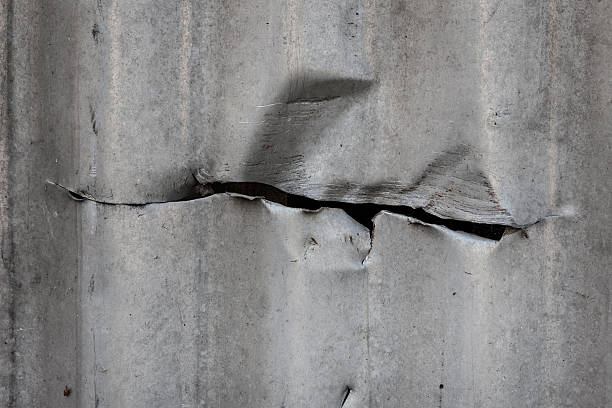
#> input picture HCLTech Hands-on + Assignments/Assignment-1/global, adaptive, and Otsu/img.jpg, 612 x 408 px
$ python globaladaptiveOtsu.py
#> lines starting #> are read from the running program, lines starting #| are printed output that depends on the picture; after the words box and inside, x2 and y2 are one past the last pixel; in counts of white or black regions, pixels touching at a corner belong together
import cv2
import matplotlib.pyplot as plt

img = cv2.imread("img.jpg", cv2.IMREAD_GRAYSCALE)
#> img: shape (408, 612); min 0, max 252, mean 134.2

_, global_thresh = cv2.threshold(img, 127, 255, cv2.THRESH_BINARY)
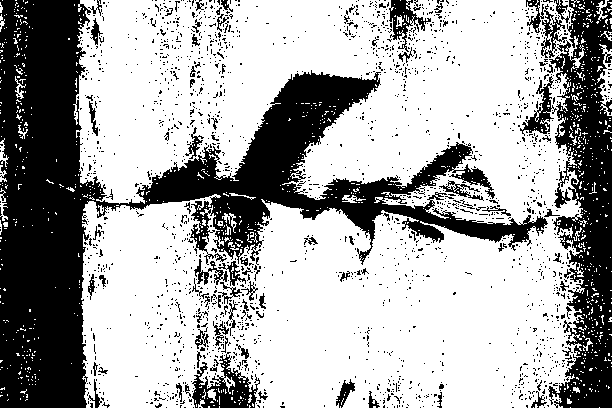
#> global_thresh: shape (408, 612); 66.2% white; 1987 black regions (1900 under 20 px), largest, box (x1, y1, x2, y2) and area: (0, 0, 548, 408) 54834, (548, 0, 612, 408) 15698, (192, 352, 260, 408) 1650


_, otsu_thresh = cv2.threshold(img, 0, 255, cv2.THRESH_BINARY + cv2.THRESH_OTSU)
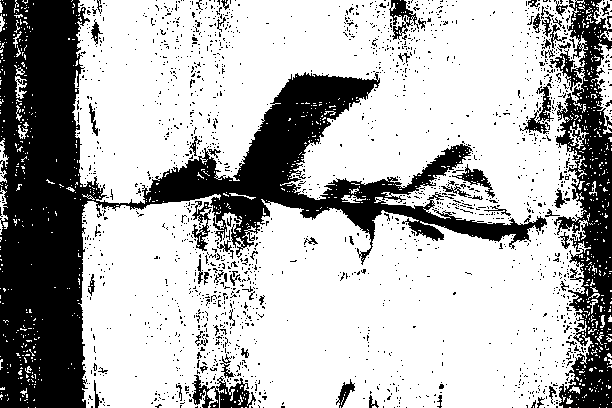
#> otsu_thresh: shape (408, 612); 70% white; 1871 black regions (1797 under 20 px), largest, box (x1, y1, x2, y2) and area: (0, 0, 547, 408) 50913, (550, 0, 612, 408) 12497, (192, 375, 256, 408) 1007


adaptive_mean = cv2.adaptiveThreshold(img, 255, cv2.ADAPTIVE_THRESH_MEAN_C,
                                      cv2.THRESH_BINARY, blockSize=25, C=10)
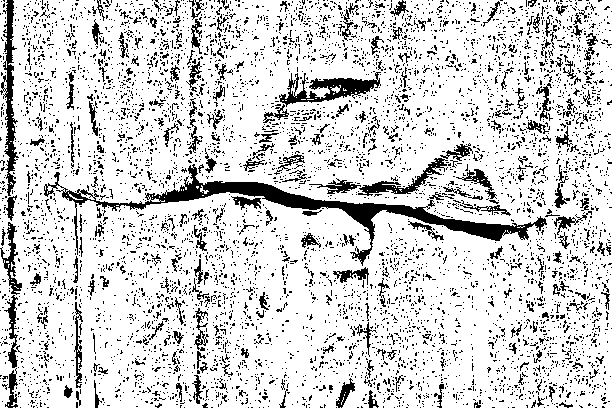
#> adaptive_mean: shape (408, 612); 82.7% white; black in thin lines or dots

adaptive_gauss = cv2.adaptiveThreshold(img, 255, cv2.ADAPTIVE_THRESH_GAUSSIAN_C,
                                       cv2.THRESH_BINARY, blockSize=25, C=10)
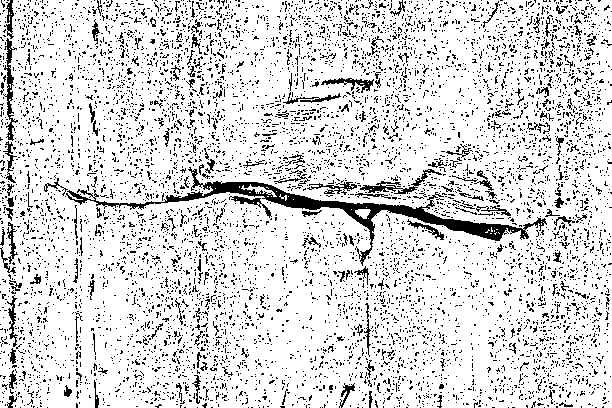
#> adaptive_gauss: shape (408, 612); 85.4% white; black in thin lines or dots


plt.figure(figsize=(12,8))

plt.subplot(2,3,1), plt.imshow(img, cmap='gray'), plt.title("Original"), plt.axis("off")
plt.subplot(2,3,2), plt.imshow(global_thresh, cmap='gray'), plt.title("Global (T=127)"), plt.axis("off")
plt.subplot(2,3,3), plt.imshow(otsu_thresh, cmap='gray'), plt.title("Otsu Threshold"), plt.axis("off")
plt.subplot(2,3,4), plt.imshow(adaptive_mean, cmap='gray'), plt.title("Adaptive Mean"), plt.axis("off")
plt.subplot(2,3,5), plt.imshow(adaptive_gauss, cmap='gray'), plt.title("Adaptive Gaussian"), plt.axis("off")

plt.tight_layout()
plt.show()

$ run again, with HCLTech Hands-on + Assignments/Assignment-1/global, adaptive, and Otsu/images.jpeg copied over HCLTech Hands-on + Assignments/Assignment-1/global, adaptive, and Otsu/img.jpg
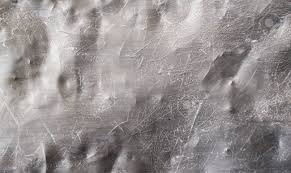
#> input picture HCLTech Hands-on + Assignments/Assignment-1/global, adaptive, and Otsu/images.jpeg, 291 x 173 px
#> `_, global_thresh = cv2.threshold(img, 127, 255, cv2.THRESH_BINARY)`:
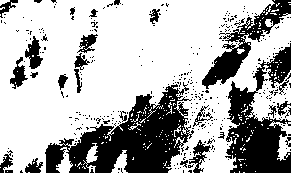
#> global_thresh: shape (173, 291); 69.2% white; 331 black regions (302 under 20 px), largest, box (x1, y1, x2, y2) and area: (45, 82, 194, 173) 6228, (225, 43, 291, 173) 4149, (202, 0, 291, 89) 1974
#> otsu_thresh: shape (173, 291); 55% white; 306 black regions (291 under 20 px), largest, box (x1, y1, x2, y2) and area: (19, 0, 291, 173) 18505, (8, 25, 48, 96) 1177, (58, 8, 100, 99) 1064
#> adaptive_mean: shape (173, 291); 70.7% white; 839 black regions (751 under 20 px), largest, box (x1, y1, x2, y2) and area: (73, 7, 101, 99) 856, (202, 42, 251, 89) 791, (27, 12, 49, 82) 665
#> `adaptive_gauss = cv2.adaptiveThreshold(img, 255, cv2.ADAPTIVE_THRESH_G..`:
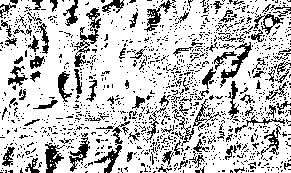
#> adaptive_gauss: shape (173, 291); 77.1% white; black in thin lines or dots
